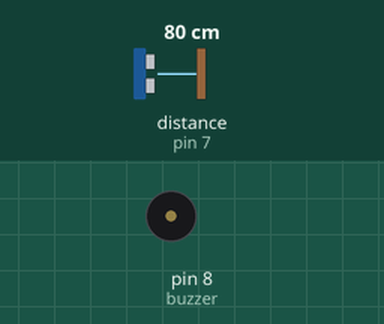
The sketch below on a simulated Arduino Uno, built with avr-gcc and run on an emulated ATmega328P. On the bench: buzzer (waves = sounding). Wiring (inferred from the names in the program): ultrasonic range finder: trigger pin 6; echo pin 7; DS3231 clock at I2C address 0x68. The test bench sets the inputs (shaded band); at power-on: distance to the obstacle (sensor on pin 7) 80 cm. The echo pulse lasts 58.3 µs per cm; the local clock reads 2024-03-15 10:24:30 at power-on unless the sketch sets it.

Above: at 2.8 s.
2.9 s: distance to the obstacle (sensor on pin 7) set to 2 cm
At 4.07 s:
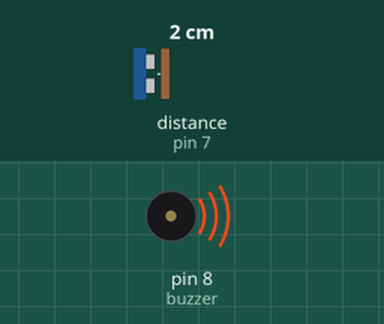
6.4 s: distance to the obstacle (sensor on pin 7) set to 18 cm
At 11.1 s:
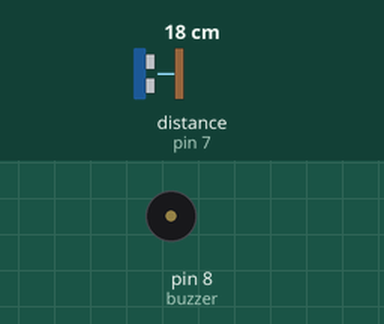
Timing chart, 0 to 15.9 s (numbered marks = the images above; inputs shaded):
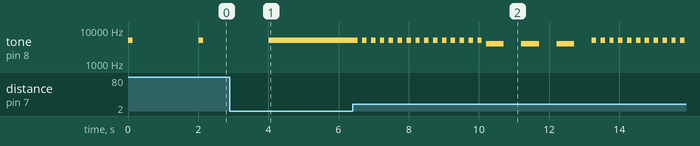

Measured:
- after the input at 2.9 s, tone on pin 8 (buzzer): goes on until 4.0 s, then stays 5000 Hz
- by itself, tone on pin 8 (buzzer): alternates 5000 Hz for 0.13 s and silent for 1.9 s

The sketch:

rtc_and_distance_s.ino
```cpp
#include <Wire.h>
#define DS3231_I2C_ADDRESS 0x68
#define buzzer 2
int index;
int first = 0, second = 0, third = 0, fourth = 0;

#define trigPin 6
#define echoPin 7
#define buzzer 8

long duration;
int distance;

// Convert normal decimal numbers to binary coded decimal
byte decToBcd(byte val)
{
  return( (val/10*16) + (val%10) );
}
// Convert binary coded decimal to normal decimal numbers
byte bcdToDec(byte val)
{
  return( (val/16*10) + (val%16) );
}
void setup()
{
  pinMode(trigPin, OUTPUT);
  pinMode(echoPin, INPUT);
  pinMode(buzzer, OUTPUT);
  Wire.begin();
  Serial.begin(9600);
  pinMode(buzzer, OUTPUT);
  // set the initial time here:
  // DS3231 seconds, minutes, hours, day, date, month, year
   setDS3231time(50,29,19,2,18,05,20);
   Serial.begin(9600);
}
void setDS3231time(byte second, byte minute, byte hour, byte dayOfWeek, byte
dayOfMonth, byte month, byte year)
{
  // sets time and date data to DS3231
  Wire.beginTransmission(DS3231_I2C_ADDRESS);
  Wire.write(0); // set next input to start at the seconds register
  Wire.write(decToBcd(second)); // set seconds
  Wire.write(decToBcd(minute)); // set minutes
  Wire.write(decToBcd(hour)); // set hours
  Wire.write(decToBcd(dayOfWeek)); // set day of week (1=Sunday, 7=Saturday)
  Wire.write(decToBcd(dayOfMonth)); // set date (1 to 31)
  Wire.write(decToBcd(month)); // set month
  Wire.write(decToBcd(year)); // set year (0 to 99)
  Wire.endTransmission();
}
void readDS3231time(byte *second, byte *minute, byte *hour, byte *dayOfWeek, byte *dayOfMonth, byte *month, byte *year)
{
  Wire.beginTransmission(DS3231_I2C_ADDRESS);
  Wire.write(0);
  Wire.endTransmission();
  Wire.requestFrom(DS3231_I2C_ADDRESS, 7);
  *second = bcdToDec(Wire.read() & 0x7f);
  *minute = bcdToDec(Wire.read());
  *hour = bcdToDec(Wire.read() & 0x3f);
  *dayOfWeek = bcdToDec(Wire.read());
  *dayOfMonth = bcdToDec(Wire.read());
  *month = bcdToDec(Wire.read());
  *year = bcdToDec(Wire.read());
}

void loop()
{

  byte second, minute, hour, dayOfWeek, dayOfMonth, month, year;
  readDS3231time(&second, &minute, &hour, &dayOfWeek, &dayOfMonth, &month,
  &year);
  index = (int)minute;
  if(index == 0 && first == 0){
    fourth = 0;
    first = 1;
    tone(buzzer, 4000, 500);
    delay(1000);
  }
  else if(index == 15 && second == 0){
      second = 1;
      tone(buzzer, 4000, 500);
      delay(1000);
      tone(buzzer, 4000, 500);
      delay(1000);
  }
  else if(index == 30 && third == 0){
      third = 1;
      tone(buzzer, 4000, 500);
      delay(1000);
      tone(buzzer, 4000, 500);
      delay(1000);
      tone(buzzer, 4000, 500);
      delay(1000);
  }
  else if(index == 45 && fourth == 0){
      first = 1;
      second = 1;
      third = 1;
      fourth = 1;
      tone(buzzer, 4000, 500);
      delay(1000);
      tone(buzzer, 4000, 500);
      delay(1000);
      tone(buzzer, 4000, 500);
      delay(1000);
      tone(buzzer, 4000, 500);
      delay(1000);
  }
  else{
    digitalWrite(trigPin, LOW);;
    digitalWrite(trigPin, HIGH);
    digitalWrite(trigPin, LOW);


    duration = pulseIn(echoPin, HIGH);
    distance = duration*0.034/2;


    if(distance >= 200){
        tone(buzzer, 5000, 125);
        delay(5000);
    }
    else if(distance >= 150 && distance < 200){
        tone(buzzer, 5000, 125);
        delay(4000);
    }
    else if(distance >= 100 && distance < 150){
        tone(buzzer, 5000, 125);
        delay(3000);
    }
    else if(distance >= 50 && distance < 100){
       tone(buzzer, 5000, 125);
        delay(2000);
    }
    else if(distance >= 40 && distance < 50){
        tone(buzzer, 5000, 125);
        delay(1500);
    }
    else if(distance >= 30 && distance < 40){
        tone(buzzer, 5000, 125);
          delay(1000);
    }
    else if(distance >= 20 && distance < 30){
          tone(buzzer, 5000, 125);
          delay(500);
    }
    else if(distance >= 10 && distance < 20){
         tone(buzzer, 5000, 125);
          delay(250);
    }
    else if(distance < 10){
          tone(buzzer, 5000, 125);
          delay(125);
    }
  }
}
```
